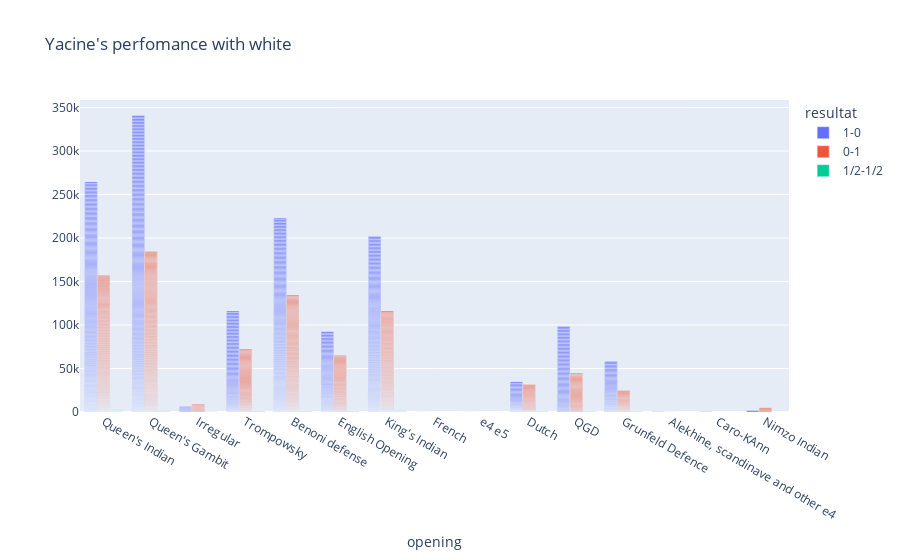

Notebook source saved alongside this figure:
### Code cell
white = games_df[games_df["white"]=="yacine63"]
black = games_df[games_df["black"]=="yacine63"]
fig = px.bar(white, x="opening", color="resultat", barmode="group", title="Yacine's perfomance with white")
fig

### Figure 1 — Plotly figure (JSON) as saved in the notebook; plotly's stock layout.template omitted (floating-point values rounded to 4 significant figures; data arrays with more than 128 entries replaced by an {"elided": "..."} marker saying what was removed)
{"data": [{"alignmentgroup": "True", "hoverlabel": {"namelength": 0}, "hovertemplate": "resultat=1-0<br>opening=%{x}", "legendgroup": "1-0", "marker": {"color": "#636efa"}, "name": "1-0", "offsetgroup": "1-0", "orientation": "v", "showlegend": true, "textposition": "auto", "type": "bar", "x": {"elided": "1696 str values"}, "xaxis": "x", "yaxis": "y"}, {"alignmentgroup": "True", "hoverlabel": {"namelength": 0}, "hovertemplate": "resultat=0-1<br>opening=%{x}", "legendgroup": "0-1", "marker": {"color": "#EF553B"}, "name": "0-1", "offsetgroup": "0-1", "orientation": "v", "showlegend": true, "textposition": "auto", "type": "bar", "x": {"elided": "1299 str values"}, "xaxis": "x", "yaxis": "y"}, {"alignmentgroup": "True", "hoverlabel": {"namelength": 0}, "hovertemplate": "resultat=1/2-1/2<br>opening=%{x}", "legendgroup": "1/2-1/2", "marker": {"color": "#00cc96"}, "name": "1/2-1/2", "offsetgroup": "1/2-1/2", "orientation": "v", "showlegend": true, "textposition": "auto", "type": "bar", "x": {"elided": "153 str values"}, "xaxis": "x", "yaxis": "y"}], "layout": {"barmode": "group", "legend": {"title": {"text": "resultat"}, "tracegroupgap": 0}, "title": {"text": "Yacine's perfomance with white"}, "xaxis": {"anchor": "y", "domain": [0, 1], "title": {"text": "opening"}}, "yaxis": {"anchor": "x", "domain": [0, 1]}}}
